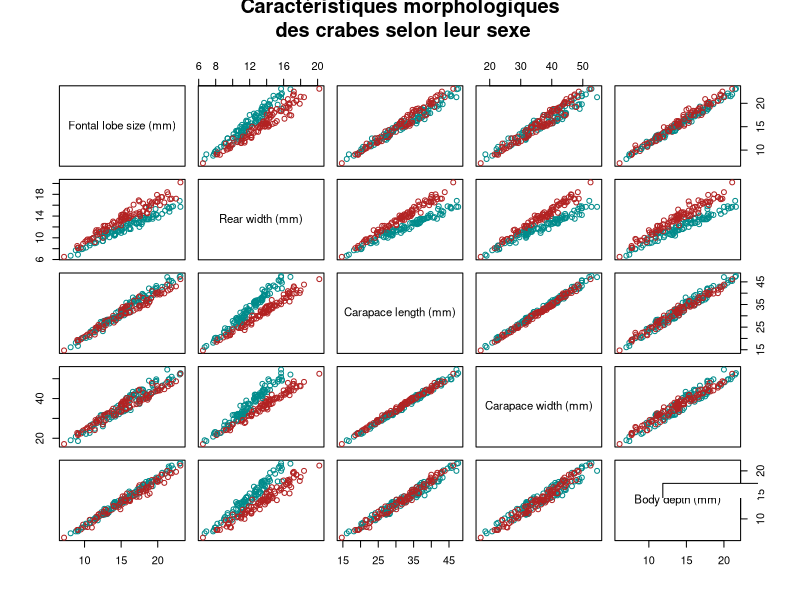
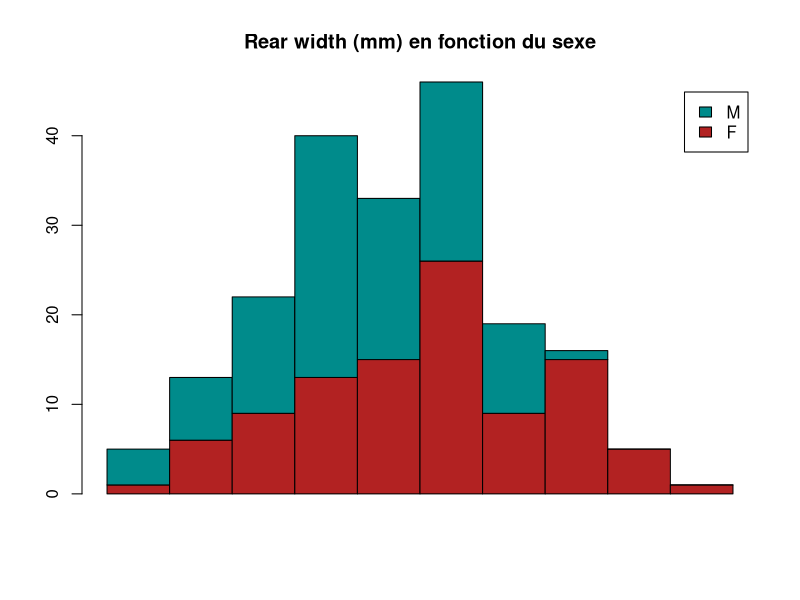
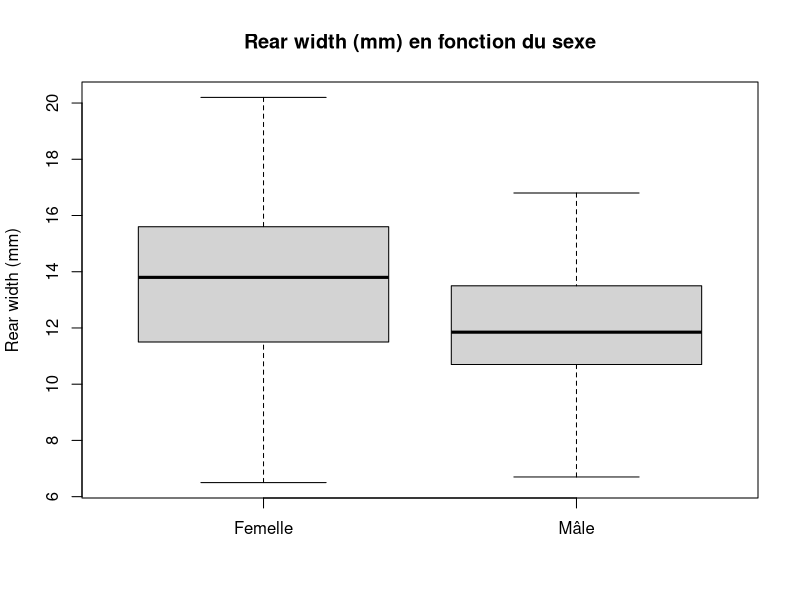
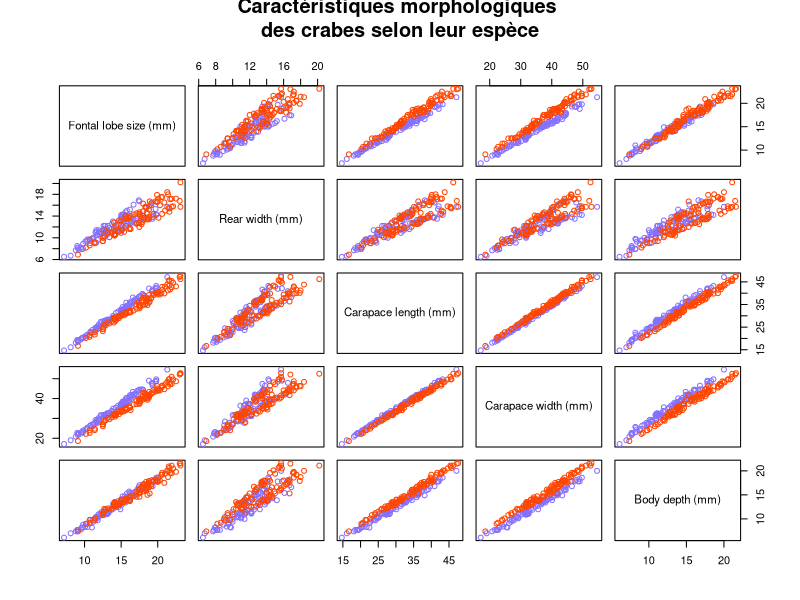
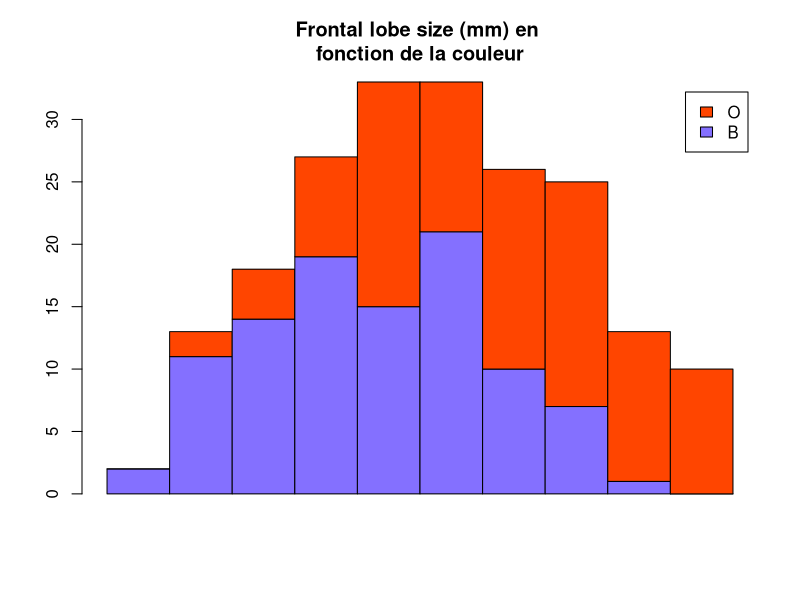
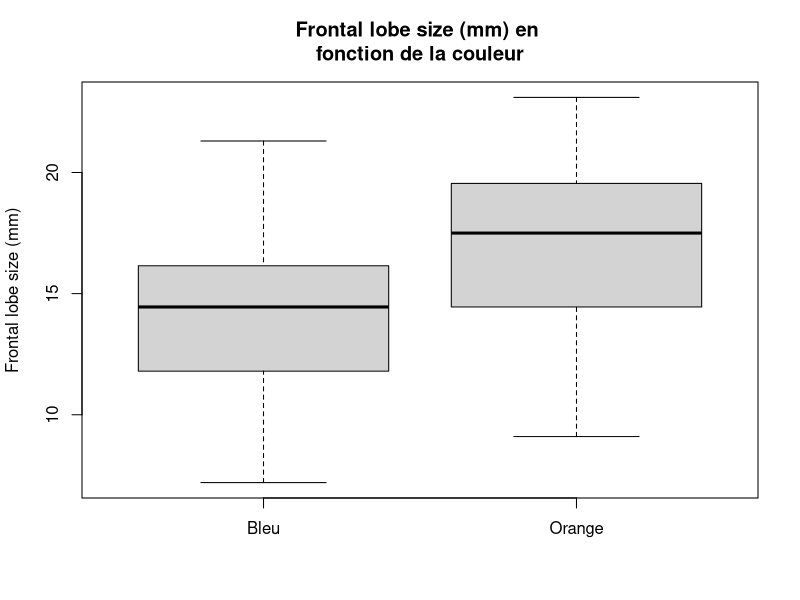
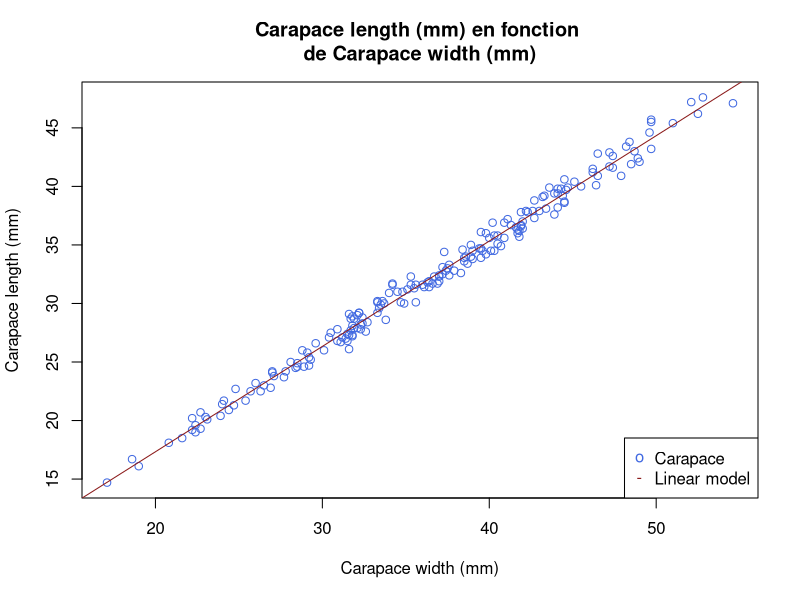

Source code (R) for these figures, in order:
library(sm) # Chargement de sm

library(MASS)
data(crabs)
crabsquant <- crabs[,4:8]


############################### Question 1 ############################### 

table(crabs$sex) # Autant de femelles que de mâles
table(crabs$sp) # Autant d'espèces O que d'espèces B

labelsNames <- c("Fontal lobe size (mm)", "Rear width (mm)", "Carapace length (mm)",
                "Carapace width (mm)", "Body depth (mm)")

pdf("./images/1_dot_2/crabes_selon_sexe.pdf")
plot(crabsquant, main="Caractéristiques morphologiques\n des crabes selon leur sexe", 
	pch=21, 
	col=c("firebrick", "darkcyan")[crabs[,2]],
	labels=labelsNames	
	)
legend("bottomright", 200,legend=c("Femelle", "Mâle"), col = c("firebrick", "darkcyan"), 
	pch = 21, inset=0)
# Il semblerait que le sexe impacte notablement le paramètre "Rear width" 
dev.off()

pause()

inter <- seq(min(crabs$RW), max(crabs$RW), by=(max(crabs$RW)-min(crabs$RW))/10)
# Création d'un vecteur commencant par le plus petit RW et se terminant par le plus grand RW
# Le pas est de (1/10 * max-min) -> le vecteur contient donc 11 valeurs
hF <- hist(plot=F, crabs$RW[crabs$sex=='F'], breaks=inter)
# Une list de 'breaks' (les valeurs limites de chaque 'bin') et du nombre de valeurs dans chaque bin 
# est retournée.
hM <- hist(plot=F, crabs$RW[crabs$sex=='M'], breaks=inter)
# Une list de 'breaks' (les valeurs limites de chaque 'bin') et du nombre de valeurs dans chaque bin 
# est retournée.

pdf("./images/1_dot_2/hist_rear_width_fonction_sexe.pdf")
barplot(rbind(hF$counts,hM$counts),space=0,
	legend=levels(crabs$sex), main="Rear width (mm) en fonction du sexe", 
	col=c('firebrick', 'darkcyan'))
dev.off()

pause()

pdf("./images/1_dot_2/boxplot_rear_width_fonction_sexe.pdf")
boxplot(crabs$RW[crabs$sex=='F'], crabs$RW[crabs$sex=='M'],
	main="Rear width (mm) en fonction du sexe",
	names=c("Femelle", "Mâle"), ylab="Rear width (mm)")
dev.off()

pause()


pdf("./images/1_dot_2/crabes_selon_espece.pdf")
plot(crabsquant, main="Caractéristiques morphologiques \ndes crabes selon leur espèce", 
	pch=21, 
	col=c("lightslateblue", "orangered")[crabs[,1]],
	labels=labelsNames)
#legend("bottomright", 200,legend=c("Espèce bleue", "Espèce orange"), 
#	col = c("lightslateblue", "orangered"), pch = 21, inset=0)
# Il semblerait que les paramètres "Carapace width" et "Fontal lobe size" soient
# impactés par l'espèce de crabe
dev.off()

pause()

inter <- seq(min(crabs$FL), max(crabs$FL), by=(max(crabs$FL)-min(crabs$FL))/10)
# Création d'un vecteur commencant par le plus petit FL et se terminant par le plus grand FL
# Le pas est de (1/10 * max-min) -> le vecteur contient donc 11 valeurs
hB <- hist(plot=F, crabs$FL[crabs$sp=='B'], breaks=inter)
# Une list de 'breaks' (les valeurs limites de chaque 'bin') et du nombre de valeurs dans chaque bin 
# est retournée.
hO <- hist(plot=F, crabs$FL[crabs$sp=='O'], breaks=inter)
# Une list de 'breaks' (les valeurs limites de chaque 'bin') et du nombre de valeurs dans chaque bin 
# est retournée.

pdf("./images/1_dot_2/hist_frontal_lobe_size_fonction_espece.pdf")
barplot(rbind(hB$counts, hO$counts), space=0,
legend=levels(crabs$sp), main="Frontal lobe size (mm) en \nfonction de la couleur", 
	col=c('lightslateblue', 'orangered'))
dev.off()

pause()

pdf("./images/1_dot_2/boxplot_frontal_lobe_size_fonction_espece.pdf")
boxplot(crabs$FL[crabs$sp=='B'], crabs$FL[crabs$sp=='O'],
	main="Frontal lobe size (mm) en \nfonction de la couleur",
	names=c("Bleu", "Orange"), ylab="Frontal lobe size (mm)")
dev.off()

pause()


############################### Question 2 ############################### 

# Graphiquement, on remarque assez facilement l'existence de corrélations, de relations linéaires
# entre toutes les variables quantitatives prises 2 à 2.

print(cov(crabsquant))

print(cor(crabsquant, method="pearson"))
# Le calcul de la matrice de variance-covariance empirique semble confirmer l'existence de corrélations entre 
# entre les différentes variables.
pause()

# Afin d'illustrer mes dires, je vais réaliser un test de corélation entre les variables 
# Carapace length (mm) et Carapace width (mm). L'hypothèse nulle de ce test est l'absence de 
# corrélation entre ces deux variables.
print(cor.test(crabsquant$CL, crabsquant$CW, method="pearson"))
# Le degré de signification (p-value) est striment inférieur à 2.2e-16. Cela signifie que pour
# un niveau de signification (alpha) de 1%, on s'autoriserait à rejeter l'hypothèse nulle.
# Il y a donc corrélation entre les deux variables.
# Cette corrélation semble linéaire.

pause()

# Afin de prouve cela, nous allons tenter une régression linéaire entre ces deux variables
lM <- lm(crabsquant$CL ~ crabsquant$CW)
print(lM) # On peut consulter le modèle (l'ordonnée à l'origine et le coefficient directeur)

pause()

pdf("./images/1_dot_2/carapace_length_fonction_carapace_width.pdf")
plot(crabsquant$CW, crabsquant$CL, col="royalblue", 
	main="Carapace length (mm) en fonction \nde Carapace width (mm)", 
	xlab="Carapace width (mm)", ylab="Carapace length (mm)")
abline(lM, col="firebrick4")
legend("bottomright", 200, legend=c("Carapace", "Linear model"), 
	col=c("royalblue", "firebrick4"), pch=c('o','-'))
dev.off()
